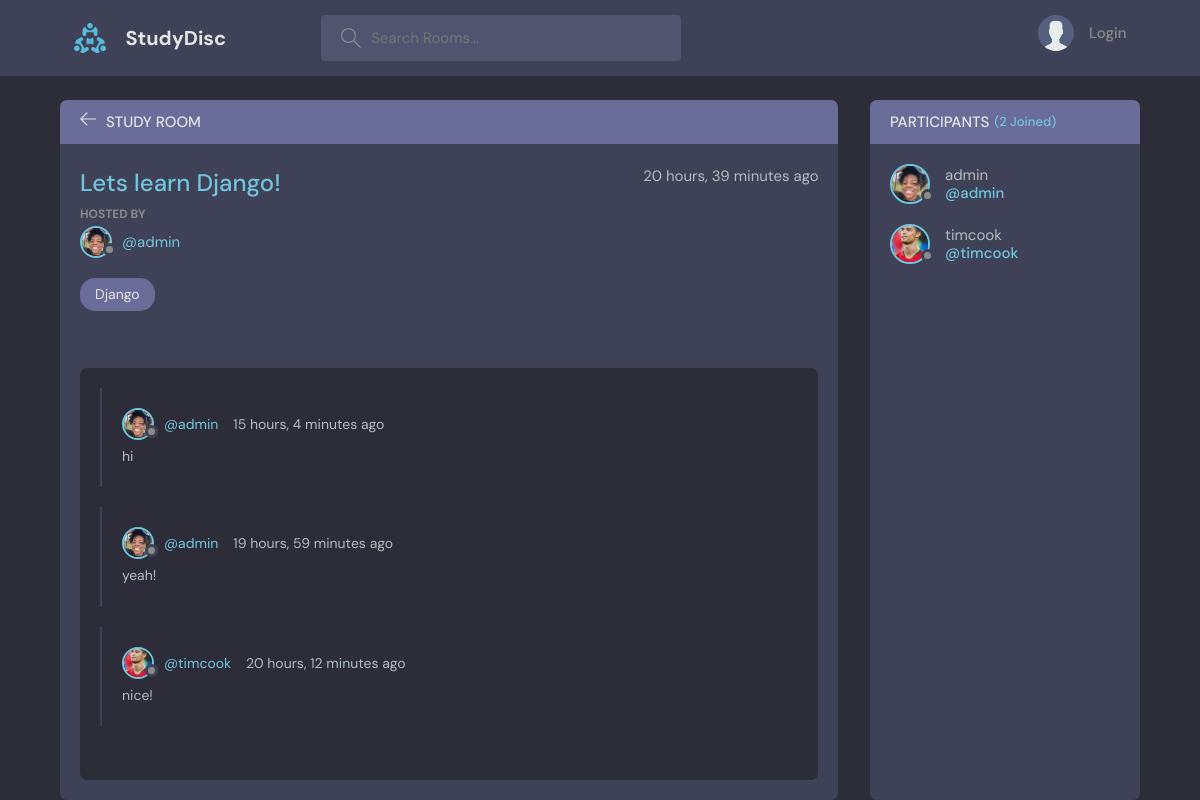
The app's page /room/1/, older data.
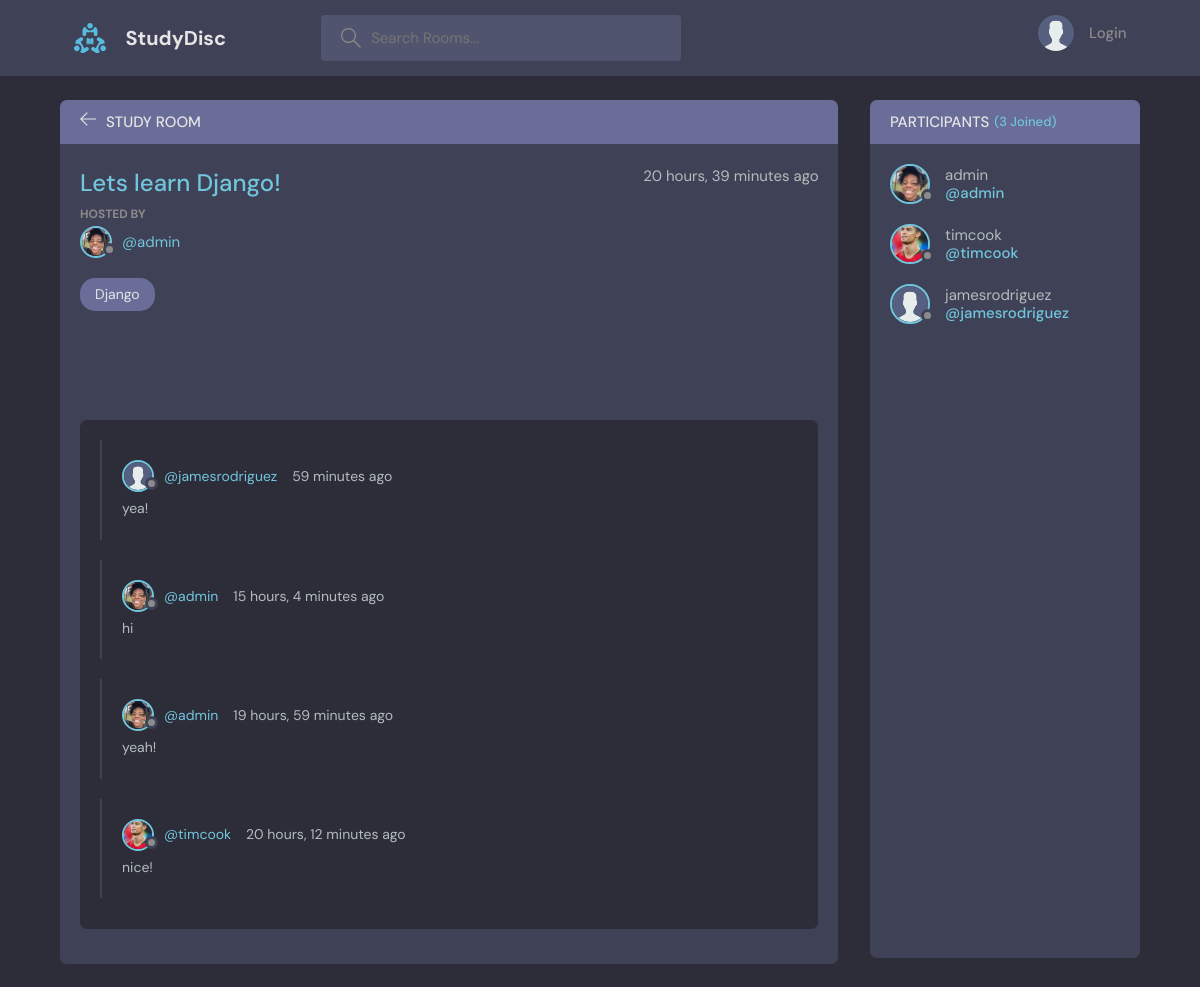
The same page, newer data.
### base/models.py (models this page shows, shortened)
class Message(models.Model):
    user = models.ForeignKey(User, on_delete=models.CASCADE)
    room = models.ForeignKey(Room, on_delete=models.CASCADE)
    body = models.TextField()
    updated = models.DateTimeField(auto_now=True)
    created = models.DateTimeField(auto_now_add=True)
    class Meta:
        ordering = ['-updated', '-created']

class User(AbstractUser):
    name = models.CharField(max_length=200, null=True)
    email = models.EmailField(unique=True, null=True)
    bio = models.TextField(null=True)
    avatar = models.ImageField(null = True, default="avatar.svg")
    USERNAME_FIELD = 'email'
    REQUIRED_FIELDS = []

### base/views.py (the view, shortened to what this page needs)
# urls.py: path("room/<str:pk>/", views.room, name="room"),
def room(request, pk):
    room = Room.objects.get(id=pk)
    room_messages = room.message_set.all()
    participants = room.participants.all()
    context = {'room': room, 'room_messages': room_messages, 'participants': participants}
    return render(request, "base/room.html", context)

### base/models.py (called while the page is built)
    def __str__(self):
        return self.name

### base/templates/base/room.html (shortened to what this page needs)
{% extends 'main.html' %} {% block content %}
<main class="profile-page layout layout--2">
    <div class="container">
        <div class="room">
            <div class="room__top">
                <div class="room__topLeft">
                    <a href="{% url 'home' %}">
                        <svg
                            version="1.1"
                            xmlns="http://www.w3.org/2000/svg"
                            width="32"
                            height="32"
                            viewBox="0 0 32 32"
                        >
                            <title>arrow-left</title>
                            <path
                                d="M13.723 2.286l-13.723 13.714 13.719 13.714 1.616-1.611-10.96-10.96h27.625v-2.286h-27.625l10.965-10.965-1.616-1.607z"
                            ></path>
                        </svg>
                    </a>
                    <h3>Study Room</h3>
                </div>
            </div>
            <div class="room__box scroll">
                <div class="room__header scroll">
                    <div class="room__info">
                        <h3>{{room.name}}</h3>
                        <span>{{room.created|timesince}} ago</span>
                    </div>
                    <div class="room__hosted">
                        <p>Hosted By</p>
                        <a
                            href="{% url 'user-profile' room.host.id %}"
                            class="room__author"
                        >
                            <div class="avatar avatar--small">
                                <img src="{{room.host.avatar.url}}" />
                            </div>
                            <span>@{{room.host.username}}</span>
                        </a>
                    </div>
                    <span class="room__topics">{{room.topic}}</span>
                </div>
                <div class="room__conversation">
                    <div class="threads scroll">
                        {% for message in room_messages %}
                        <div class="thread">
                            <div class="thread__top">
                                <div class="thread__author">
                                    <a
                                        href="{% url 'user-profile' message.user.id %}"
                                        class="thread__authorInfo"
                                    >
                                        <div class="avatar avatar--small">
                                            <img
                                                src="{{message.user.avatar.url}}"
                                            />
                                        </div>
                                        <span>@{{message.user.username}}</span>
                                    </a>
                                    <span class="thread__date"
                                        >{{message.created|timesince}} ago</span
                                    >
                                </div>
                            </div>
                            <div class="thread__details">{{message.body}}</div>
                        </div>
                        {% endfor %}
                    </div>
                </div>
            </div>
        </div>
        <div class="participants">
            <h3 class="participants__top">
                Participants <span>({{participants.count}} Joined)</span>
            </h3>
            <div class="participants__list scroll">
                {% for user in participants %}
                <a href="{% url 'user-profile' user.id%}" class="participant">
                    <div class="avatar avatar--medium">
                        <img src="{{user.avatar.url}}" />
                    </div>
                    <p>
                        {{user.username}}
                        <span>@{{user.username}}</span>
                    </p>
                </a>
                {% endfor %}
            </div>
        </div>
    </div>
</main>
{% endblock %}

Row changes from the older to the newer data that the page shows:
added Message: user.avatar (placeholder picture), user.username "jamesrodriguez", created "59 minutes", body "yea!"
now on this page (row unchanged): User: avatar (placeholder picture), username "jamesrodriguez"
Text that changed along with them:
{{ participants.count }}: "2" → "3"
